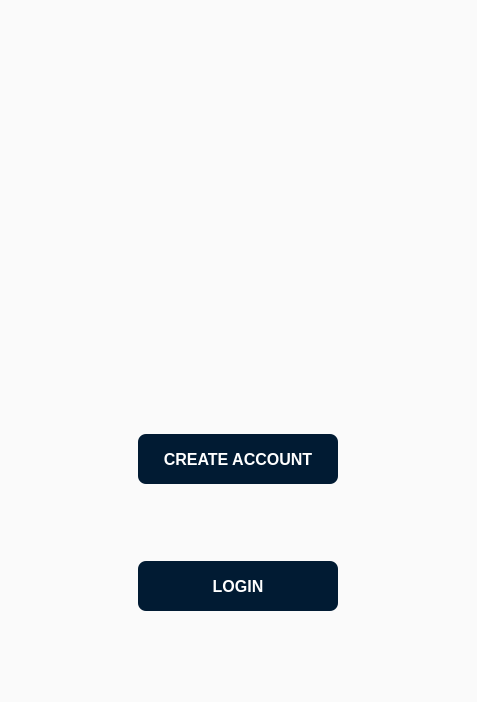
<?xml version="1.0" encoding="UTF-8"?>
<ui version="4.0">
 <class>Form</class>
 <widget class="QWidget" name="Form">
  <property name="geometry">
   <rect>
    <x>0</x>
    <y>0</y>
    <width>477</width>
    <height>702</height>
   </rect>
  </property>
  <property name="windowTitle">
   <string>Form</string>
  </property>
  <property name="styleSheet">
   <string notr="true">background-color: rgb(250, 250, 250);
border-radius:8px;
</string>
  </property>
  <layout class="QHBoxLayout" name="horizontalLayout">
   <property name="spacing">
    <number>0</number>
   </property>
   <property name="leftMargin">
    <number>0</number>
   </property>
   <property name="topMargin">
    <number>0</number>
   </property>
   <property name="rightMargin">
    <number>0</number>
   </property>
   <property name="bottomMargin">
    <number>0</number>
   </property>
   <item>
    <widget class="QStackedWidget" name="stackedWidget">
     <property name="currentIndex">
      <number>0</number>
     </property>
     <widget class="QWidget" name="welcome_page">
      <layout class="QVBoxLayout" name="verticalLayout">
       <item>
        <widget class="QWidget" name="widget" native="true">
         <layout class="QVBoxLayout" name="verticalLayout_2">
          <item>
           <widget class="QPushButton" name="pushButton">
            <property name="text">
             <string/>
            </property>
            <property name="icon">
             <iconset>
              <normaloff>../sources/logo.png</normaloff>../sources/logo.png</iconset>
            </property>
            <property name="iconSize">
             <size>
              <width>300</width>
              <height>300</height>
             </size>
            </property>
           </widget>
          </item>
         </layout>
        </widget>
       </item>
       <item alignment="Qt::AlignHCenter">
        <widget class="QWidget" name="widget_2" native="true">
         <layout class="QVBoxLayout" name="verticalLayout_3">
          <item>
           <widget class="QPushButton" name="open_new_accont_btn">
            <property name="minimumSize">
             <size>
              <width>200</width>
              <height>50</height>
             </size>
            </property>
            <property name="maximumSize">
             <size>
              <width>200</width>
              <height>16777215</height>
             </size>
            </property>
            <property name="styleSheet">
             <string notr="true">QPushButton {
    background-color: rgb(1, 27, 51);
    border-radius: 8px;
    color: rgb(255, 255, 255);
    font-size: 16px;      /* tamanho da fonte */
    font-weight: bold;    /* deixa a fonte mais grossa */
padding:0px;
}
QPushButton:hover {
    background-color: rgb(18, 115, 176);
}
</string>
            </property>
            <property name="text">
             <string>CREATE ACCOUNT</string>
            </property>
           </widget>
          </item>
          <item>
           <widget class="QPushButton" name="opne_login_btn">
            <property name="minimumSize">
             <size>
              <width>0</width>
              <height>50</height>
             </size>
            </property>
            <property name="maximumSize">
             <size>
              <width>200</width>
              <height>16777215</height>
             </size>
            </property>
            <property name="styleSheet">
             <string notr="true">QPushButton {
    background-color: rgb(1, 27, 51);
    border-radius: 8px;
    color: rgb(255, 255, 255);
    font-size: 16px;      /* tamanho da fonte */
    font-weight: bold;    /* deixa a fonte mais grossa */
padding:0px;
}
QPushButton:hover {
    background-color: rgb(18, 115, 176);
}
</string>
            </property>
            <property name="text">
             <string>LOGIN</string>
            </property>
           </widget>
          </item>
         </layout>
        </widget>
       </item>
      </layout>
     </widget>
     <widget class="QWidget" name="create_account">
      <layout class="QVBoxLayout" name="verticalLayout_4">
       <item alignment="Qt::AlignTop">
        <widget class="QWidget" name="widget_3" native="true">
         <layout class="QHBoxLayout" name="horizontalLayout_2">
          <item>
           <widget class="QLabel" name="label">
            <property name="text">
             <string>&lt;!DOCTYPE HTML PUBLIC &quot;-//W3C//DTD HTML 4.0//EN&quot; &quot;http://www.w3.org/TR/REC-html40/strict.dtd&quot;&gt;
&lt;html&gt;&lt;head&gt;&lt;meta name=&quot;qrichtext&quot; content=&quot;1&quot; /&gt;&lt;style type=&quot;text/css&quot;&gt;
p, li { white-space: pre-wrap; }
&lt;/style&gt;&lt;/head&gt;&lt;body style=&quot; font-family:'MS Shell Dlg 2'; font-size:8pt; font-weight:400; font-style:normal;&quot;&gt;
&lt;p align=&quot;center&quot; style=&quot; margin-top:12px; margin-bottom:12px; margin-left:0px; margin-right:0px; -qt-block-indent:0; text-indent:0px;&quot;&gt;&lt;span style=&quot; font-size:18pt; font-weight:600; color:#00165e;&quot;&gt;CREATE NEW ACCOUNT&lt;/span&gt;&lt;/p&gt;&lt;/body&gt;&lt;/html&gt;</string>
            </property>
           </widget>
          </item>
         </layout>
        </widget>
       </item>
       <item>
        <widget class="QWidget" name="widget_11" native="true">
         <property name="sizePolicy">
          <sizepolicy hsizetype="Preferred" vsizetype="MinimumExpanding">
           <horstretch>0</horstretch>
           <verstretch>0</verstretch>
          </sizepolicy>
         </property>
        </widget>
       </item>
       <item>
        <widget class="QWidget" name="widget_4" native="true">
         <property name="styleSheet">
          <string notr="true">background-color: rgb(225, 225, 226)</string>
         </property>
         <layout class="QVBoxLayout" name="verticalLayout_5">
          <item>
           <widget class="QWidget" name="widget_7" native="true">
            <property name="minimumSize">
             <size>
              <width>0</width>
              <height>41</height>
             </size>
            </property>
            <property name="styleSheet">
             <string notr="true">background-color: rgb(238, 238, 239);
border-radius:8px;
font-size:14px;
padding-left:8px;
color:rgb(31, 73, 125)</string>
            </property>
            <layout class="QHBoxLayout" name="horizontalLayout_5">
             <property name="leftMargin">
              <number>3</number>
             </property>
             <property name="topMargin">
              <number>3</number>
             </property>
             <property name="rightMargin">
              <number>3</number>
             </property>
             <property name="bottomMargin">
              <number>3</number>
             </property>
             <item>
              <widget class="QLabel" name="label_3">
               <property name="minimumSize">
                <size>
                 <width>121</width>
                 <height>0</height>
                </size>
               </property>
               <property name="text">
                <string>Name</string>
               </property>
              </widget>
             </item>
             <item>
              <widget class="QLineEdit" name="name">
               <property name="minimumSize">
                <size>
                 <width>220</width>
                 <height>35</height>
                </size>
               </property>
               <property name="styleSheet">
                <string notr="true">background-color: rgb(222, 222, 223);
border-radius:8px;
font-size:14px;
padding-left:8px;
color:rgb(31, 73, 125)</string>
               </property>
               <property name="placeholderText">
                <string/>
               </property>
              </widget>
             </item>
            </layout>
           </widget>
          </item>
          <item>
           <widget class="QWidget" name="widget_6" native="true">
            <property name="minimumSize">
             <size>
              <width>0</width>
              <height>41</height>
             </size>
            </property>
            <property name="styleSheet">
             <string notr="true">background-color: rgb(238, 238, 239);
border-radius:8px;
font-size:14px;
padding-left:8px;
color:rgb(31, 73, 125)</string>
            </property>
            <layout class="QHBoxLayout" name="horizontalLayout_4">
             <property name="leftMargin">
              <number>3</number>
             </property>
             <property name="topMargin">
              <number>3</number>
             </property>
             <property name="rightMargin">
              <number>3</number>
             </property>
             <property name="bottomMargin">
              <number>3</number>
             </property>
             <item>
              <widget class="QLabel" name="label_2">
               <property name="minimumSize">
                <size>
                 <width>121</width>
                 <height>0</height>
                </size>
               </property>
               <property name="text">
                <string>User</string>
               </property>
              </widget>
             </item>
             <item>
              <widget class="QLineEdit" name="user">
               <property name="minimumSize">
                <size>
                 <width>220</width>
                 <height>35</height>
                </size>
               </property>
               <property name="styleSheet">
                <string notr="true">background-color: rgb(222, 222, 223);
border-radius:8px;
font-size:14px;
padding-left:8px;
color:rgb(31, 73, 125)</string>
               </property>
               <property name="placeholderText">
                <string/>
               </property>
              </widget>
             </item>
            </layout>
           </widget>
          </item>
          <item>
           <widget class="QWidget" name="widget_10" native="true">
            <property name="minimumSize">
             <size>
              <width>0</width>
              <height>41</height>
             </size>
            </property>
            <property name="styleSheet">
             <string notr="true">background-color: rgb(238, 238, 239);
border-radius:8px;
font-size:14px;
padding-left:8px;
color:rgb(31, 73, 125)</string>
            </property>
            <layout class="QHBoxLayout" name="horizontalLayout_8">
             <property name="leftMargin">
              <number>3</number>
             </property>
             <property name="topMargin">
              <number>3</number>
             </property>
             <property name="rightMargin">
              <number>3</number>
             </property>
             <property name="bottomMargin">
              <number>3</number>
             </property>
             <item>
              <widget class="QLabel" name="label_6">
               <property name="minimumSize">
                <size>
                 <width>121</width>
                 <height>0</height>
                </size>
               </property>
               <property name="text">
                <string>Email</string>
               </property>
              </widget>
             </item>
             <item>
              <widget class="QLineEdit" name="email">
               <property name="minimumSize">
                <size>
                 <width>220</width>
                 <height>35</height>
                </size>
               </property>
               <property name="styleSheet">
                <string notr="true">background-color: rgb(222, 222, 223);
border-radius:8px;
font-size:14px;
padding-left:8px;
color:rgb(31, 73, 125)</string>
               </property>
               <property name="placeholderText">
                <string/>
               </property>
              </widget>
             </item>
            </layout>
           </widget>
          </item>
          <item>
           <widget class="QWidget" name="widget_9" native="true">
            <property name="minimumSize">
             <size>
              <width>0</width>
              <height>41</height>
             </size>
            </property>
            <property name="styleSheet">
             <string notr="true">background-color: rgb(238, 238, 239);
border-radius:8px;
font-size:14px;
padding-left:8px;
color:rgb(31, 73, 125)</string>
            </property>
            <layout class="QHBoxLayout" name="horizontalLayout_7">
             <property name="leftMargin">
              <number>3</number>
             </property>
             <property name="topMargin">
              <number>3</number>
             </property>
             <property name="rightMargin">
              <number>3</number>
             </property>
             <property name="bottomMargin">
              <number>3</number>
             </property>
             <item>
              <widget class="QLabel" name="label_5">
               <property name="minimumSize">
                <size>
                 <width>121</width>
                 <height>0</height>
                </size>
               </property>
               <property name="text">
                <string>Password</string>
               </property>
              </widget>
             </item>
             <item>
              <widget class="QLineEdit" name="password">
               <property name="minimumSize">
                <size>
                 <width>220</width>
                 <height>35</height>
                </size>
               </property>
               <property name="styleSheet">
                <string notr="true">background-color: rgb(222, 222, 223);
border-radius:8px;
font-size:14px;
padding-left:8px;
color:rgb(31, 73, 125)</string>
               </property>
               <property name="placeholderText">
                <string/>
               </property>
              </widget>
             </item>
            </layout>
           </widget>
          </item>
          <item>
           <widget class="QWidget" name="widget_8" native="true">
            <property name="minimumSize">
             <size>
              <width>0</width>
              <height>41</height>
             </size>
            </property>
            <property name="styleSheet">
             <string notr="true">background-color: rgb(238, 238, 239);
border-radius:8px;
font-size:14px;
padding-left:8px;
color:rgb(31, 73, 125)</string>
            </property>
            <layout class="QHBoxLayout" name="horizontalLayout_6">
             <property name="leftMargin">
              <number>3</number>
             </property>
             <property name="topMargin">
              <number>3</number>
             </property>
             <property name="rightMargin">
              <number>3</number>
             </property>
             <property name="bottomMargin">
              <number>3</number>
             </property>
             <item>
              <widget class="QLabel" name="label_4">
               <property name="minimumSize">
                <size>
                 <width>101</width>
                 <height>0</height>
                </size>
               </property>
               <property name="text">
                <string>Repeat Password</string>
               </property>
              </widget>
             </item>
             <item>
              <widget class="QLineEdit" name="password_2">
               <property name="minimumSize">
                <size>
                 <width>220</width>
                 <height>35</height>
                </size>
               </property>
               <property name="styleSheet">
                <string notr="true">background-color: rgb(222, 222, 223);
border-radius:8px;
font-size:14px;
padding-left:8px;
color:rgb(31, 73, 125)</string>
               </property>
               <property name="placeholderText">
                <string/>
               </property>
              </widget>
             </item>
            </layout>
           </widget>
          </item>
         </layout>
        </widget>
       </item>
       <item>
        <widget class="QWidget" name="widget_12" native="true">
         <property name="sizePolicy">
          <sizepolicy hsizetype="Preferred" vsizetype="MinimumExpanding">
           <horstretch>0</horstretch>
           <verstretch>0</verstretch>
          </sizepolicy>
         </property>
        </widget>
       </item>
       <item alignment="Qt::AlignHCenter">
        <widget class="QWidget" name="widget_5" native="true">
         <layout class="QVBoxLayout" name="verticalLayout_6">
          <item>
           <widget class="QPushButton" name="save">
            <property name="minimumSize">
             <size>
              <width>250</width>
              <height>40</height>
             </size>
            </property>
            <property name="maximumSize">
             <size>
              <width>250</width>
              <height>40</height>
             </size>
            </property>
            <property name="styleSheet">
             <string notr="true">QPushButton {
    background-color: rgb(31, 73, 125);
    border-radius: 8px;
    color: rgb(255, 255, 255);
    font-size: 16px;      /* tamanho da fonte */
    font-weight: bold;    /* deixa a fonte mais grossa */
}
QPushButton:hover {
    background-color: rgb(18, 115, 176);
}
</string>
            </property>
            <property name="text">
             <string>Salvar</string>
            </property>
           </widget>
          </item>
          <item>
           <widget class="QWidget" name="widget_13" native="true">
            <layout class="QHBoxLayout" name="horizontalLayout_3">
             <item>
              <widget class="QPushButton" name="back">
               <property name="minimumSize">
                <size>
                 <width>100</width>
                 <height>30</height>
                </size>
               </property>
               <property name="maximumSize">
                <size>
                 <width>130</width>
                 <height>16777215</height>
                </size>
               </property>
               <property name="styleSheet">
                <string notr="true">QPushButton {
    background-color: rgb(249, 68, 73);
    border-radius: 8px;
    color: rgb(255, 255, 255);
    font-size: 16px;      /* tamanho da fonte */
    font-weight: bold;    /* deixa a fonte mais grossa */
}
QPushButton:hover {
    background-color:rgb(175, 47, 51);
}
</string>
               </property>
               <property name="text">
                <string>Voltar</string>
               </property>
              </widget>
             </item>
            </layout>
           </widget>
          </item>
         </layout>
        </widget>
       </item>
      </layout>
     </widget>
     <widget class="QWidget" name="login_page">
      <layout class="QVBoxLayout" name="verticalLayout_9">
       <item>
        <widget class="QWidget" name="widget_21" native="true">
         <layout class="QHBoxLayout" name="horizontalLayout_14">
          <item>
           <widget class="QLabel" name="label_12">
            <property name="text">
             <string>&lt;!DOCTYPE HTML PUBLIC &quot;-//W3C//DTD HTML 4.0//EN&quot; &quot;http://www.w3.org/TR/REC-html40/strict.dtd&quot;&gt;
&lt;html&gt;&lt;head&gt;&lt;meta name=&quot;qrichtext&quot; content=&quot;1&quot; /&gt;&lt;style type=&quot;text/css&quot;&gt;
p, li { white-space: pre-wrap; }
&lt;/style&gt;&lt;/head&gt;&lt;body style=&quot; font-family:'MS Shell Dlg 2'; font-size:8pt; font-weight:400; font-style:normal;&quot;&gt;
&lt;p align=&quot;center&quot; style=&quot; margin-top:12px; margin-bottom:12px; margin-left:0px; margin-right:0px; -qt-block-indent:0; text-indent:0px;&quot;&gt;&lt;span style=&quot; font-size:18pt; font-weight:600; color:#00165e;&quot;&gt;LOGIN&lt;/span&gt;&lt;/p&gt;&lt;/body&gt;&lt;/html&gt;</string>
            </property>
           </widget>
          </item>
         </layout>
        </widget>
       </item>
       <item>
        <widget class="QWidget" name="widget_14" native="true">
         <property name="sizePolicy">
          <sizepolicy hsizetype="Preferred" vsizetype="MinimumExpanding">
           <horstretch>0</horstretch>
           <verstretch>0</verstretch>
          </sizepolicy>
         </property>
        </widget>
       </item>
       <item>
        <widget class="QWidget" name="widget_15" native="true">
         <property name="styleSheet">
          <string notr="true">background-color: rgb(225, 225, 226)</string>
         </property>
         <layout class="QVBoxLayout" name="verticalLayout_7">
          <item>
           <widget class="QWidget" name="widget_17" native="true">
            <property name="minimumSize">
             <size>
              <width>0</width>
              <height>41</height>
             </size>
            </property>
            <property name="styleSheet">
             <string notr="true">background-color: rgb(238, 238, 239);
border-radius:8px;
font-size:14px;
padding-left:8px;
color:rgb(31, 73, 125)</string>
            </property>
            <layout class="QHBoxLayout" name="horizontalLayout_10">
             <property name="leftMargin">
              <number>3</number>
             </property>
             <property name="topMargin">
              <number>3</number>
             </property>
             <property name="rightMargin">
              <number>3</number>
             </property>
             <property name="bottomMargin">
              <number>3</number>
             </property>
             <item>
              <widget class="QLabel" name="label_8">
               <property name="minimumSize">
                <size>
                 <width>121</width>
                 <height>0</height>
                </size>
               </property>
               <property name="text">
                <string>User</string>
               </property>
              </widget>
             </item>
             <item>
              <widget class="QLineEdit" name="user_2">
               <property name="minimumSize">
                <size>
                 <width>220</width>
                 <height>35</height>
                </size>
               </property>
               <property name="styleSheet">
                <string notr="true">background-color: rgb(222, 222, 223);
border-radius:8px;
font-size:14px;
padding-left:8px;
color:rgb(31, 73, 125)</string>
               </property>
               <property name="placeholderText">
                <string/>
               </property>
              </widget>
             </item>
            </layout>
           </widget>
          </item>
          <item>
           <widget class="QWidget" name="widget_19" native="true">
            <property name="minimumSize">
             <size>
              <width>0</width>
              <height>41</height>
             </size>
            </property>
            <property name="styleSheet">
             <string notr="true">background-color: rgb(238, 238, 239);
border-radius:8px;
font-size:14px;
padding-left:8px;
color:rgb(31, 73, 125)</string>
            </property>
            <layout class="QHBoxLayout" name="horizontalLayout_12">
             <property name="leftMargin">
              <number>3</number>
             </property>
             <property name="topMargin">
              <number>3</number>
             </property>
             <property name="rightMargin">
              <number>3</number>
             </property>
             <property name="bottomMargin">
              <number>3</number>
             </property>
             <item>
              <widget class="QLabel" name="label_10">
               <property name="minimumSize">
                <size>
                 <width>121</width>
                 <height>0</height>
                </size>
               </property>
               <property name="text">
                <string>Password</string>
               </property>
              </widget>
             </item>
             <item>
              <widget class="QLineEdit" name="password_3">
               <property name="minimumSize">
                <size>
                 <width>220</width>
                 <height>35</height>
                </size>
               </property>
               <property name="styleSheet">
                <string notr="true">background-color: rgb(222, 222, 223);
border-radius:8px;
font-size:14px;
padding-left:8px;
color:rgb(31, 73, 125)</string>
               </property>
               <property name="placeholderText">
                <string/>
               </property>
              </widget>
             </item>
            </layout>
           </widget>
          </item>
         </layout>
        </widget>
       </item>
       <item>
        <widget class="QWidget" name="widget_24" native="true">
         <property name="sizePolicy">
          <sizepolicy hsizetype="Preferred" vsizetype="MinimumExpanding">
           <horstretch>0</horstretch>
           <verstretch>0</verstretch>
          </sizepolicy>
         </property>
        </widget>
       </item>
       <item alignment="Qt::AlignHCenter">
        <widget class="QWidget" name="widget_22" native="true">
         <layout class="QVBoxLayout" name="verticalLayout_8">
          <item>
           <widget class="QPushButton" name="login">
            <property name="minimumSize">
             <size>
              <width>250</width>
              <height>40</height>
             </size>
            </property>
            <property name="maximumSize">
             <size>
              <width>250</width>
              <height>40</height>
             </size>
            </property>
            <property name="styleSheet">
             <string notr="true">QPushButton {
    background-color: rgb(31, 73, 125);
    border-radius: 8px;
    color: rgb(255, 255, 255);
    font-size: 16px;      /* tamanho da fonte */
    font-weight: bold;    /* deixa a fonte mais grossa */
}
QPushButton:hover {
    background-color: rgb(18, 115, 176);
}
</string>
            </property>
            <property name="text">
             <string>LOGIN</string>
            </property>
           </widget>
          </item>
          <item>
           <widget class="QWidget" name="widget_23" native="true">
            <layout class="QHBoxLayout" name="horizontalLayout_15">
             <item>
              <widget class="QPushButton" name="back_2">
               <property name="minimumSize">
                <size>
                 <width>100</width>
                 <height>30</height>
                </size>
               </property>
               <property name="maximumSize">
                <size>
                 <width>130</width>
                 <height>16777215</height>
                </size>
               </property>
               <property name="styleSheet">
                <string notr="true">QPushButton {
    background-color: rgb(249, 68, 73);
    border-radius: 8px;
    color: rgb(255, 255, 255);
    font-size: 16px;      /* tamanho da fonte */
    font-weight: bold;    /* deixa a fonte mais grossa */
}
QPushButton:hover {
    background-color:rgb(175, 47, 51);
}
</string>
               </property>
               <property name="text">
                <string>Voltar</string>
               </property>
              </widget>
             </item>
            </layout>
           </widget>
          </item>
         </layout>
        </widget>
       </item>
      </layout>
     </widget>
     <widget class="QWidget" name="home_page">
      <layout class="QVBoxLayout" name="verticalLayout_10">
       <property name="spacing">
        <number>0</number>
       </property>
       <property name="leftMargin">
        <number>0</number>
       </property>
       <property name="topMargin">
        <number>0</number>
       </property>
       <property name="rightMargin">
        <number>0</number>
       </property>
       <property name="bottomMargin">
        <number>0</number>
       </property>
       <item>
        <widget class="QWidget" name="widget_16" native="true">
         <property name="minimumSize">
          <size>
           <width>0</width>
           <height>50</height>
          </size>
         </property>
         <property name="maximumSize">
          <size>
           <width>16777215</width>
           <height>50</height>
          </size>
         </property>
         <layout class="QHBoxLayout" name="horizontalLayout_9">
          <property name="spacing">
           <number>3</number>
          </property>
          <property name="leftMargin">
           <number>3</number>
          </property>
          <property name="topMargin">
           <number>3</number>
          </property>
          <property name="rightMargin">
           <number>3</number>
          </property>
          <property name="bottomMargin">
           <number>3</number>
          </property>
          <item>
           <widget class="QPushButton" name="pushButton_2">
            <property name="minimumSize">
             <size>
              <width>35</width>
              <height>0</height>
             </size>
            </property>
            <property name="maximumSize">
             <size>
              <width>35</width>
              <height>16777215</height>
             </size>
            </property>
            <property name="text">
             <string/>
            </property>
            <property name="icon">
             <iconset>
              <normaloff>../sources/icon.png</normaloff>../sources/icon.png</iconset>
            </property>
            <property name="iconSize">
             <size>
              <width>35</width>
              <height>35</height>
             </size>
            </property>
           </widget>
          </item>
          <item>
           <widget class="QWidget" name="widget_25" native="true"/>
          </item>
          <item>
           <widget class="QLabel" name="label_11">
            <property name="minimumSize">
             <size>
              <width>0</width>
              <height>20</height>
             </size>
            </property>
            <property name="text">
             <string>&lt;html&gt;&lt;head/&gt;&lt;body&gt;&lt;p align=&quot;center&quot;&gt;&lt;span style=&quot; font-size:12pt; font-weight:600; color:#00165e;&quot;&gt;SECURE CHAT&lt;/span&gt;&lt;/p&gt;&lt;/body&gt;&lt;/html&gt;</string>
            </property>
           </widget>
          </item>
          <item>
           <widget class="QWidget" name="widget_26" native="true"/>
          </item>
         </layout>
        </widget>
       </item>
       <item>
        <widget class="QWidget" name="widget_18" native="true">
         <property name="styleSheet">
          <string notr="true">background-color: rgb(238, 238, 239);</string>
         </property>
         <layout class="QVBoxLayout" name="verticalLayout_11">
          <item>
           <widget class="QWidget" name="widget_20" native="true">
            <property name="minimumSize">
             <size>
              <width>0</width>
              <height>40</height>
             </size>
            </property>
            <layout class="QHBoxLayout" name="horizontalLayout_11">
             <item>
              <widget class="QLineEdit" name="search">
               <property name="minimumSize">
                <size>
                 <width>220</width>
                 <height>35</height>
                </size>
               </property>
               <property name="styleSheet">
                <string notr="true">background-color: rgb(222, 222, 223);
border-radius:8px;
font-size:14px;
padding-left:8px;
color:rgb(31, 73, 125)</string>
               </property>
               <property name="placeholderText">
                <string/>
               </property>
              </widget>
             </item>
             <item>
              <widget class="QPushButton" name="search_btn">
               <property name="minimumSize">
                <size>
                 <width>130</width>
                 <height>35</height>
                </size>
               </property>
               <property name="maximumSize">
                <size>
                 <width>130</width>
                 <height>16777215</height>
                </size>
               </property>
               <property name="styleSheet">
                <string notr="true">QPushButton {
    background-color: rgb(31, 73, 125);
    border-radius: 8px;
    color: rgb(255, 255, 255);
    font-size: 16px;      /* tamanho da fonte */
    font-weight: bold;    /* deixa a fonte mais grossa */
}
QPushButton:hover {
    background-color: rgb(18, 115, 176);
}
</string>
               </property>
               <property name="text">
                <string>BUSCAR</string>
               </property>
              </widget>
             </item>
            </layout>
           </widget>
          </item>
          <item>
           <widget class="QScrollArea" name="scrollArea">
            <property name="styleSheet">
             <string notr="true">
background-color: rgb(222, 222, 223);</string>
            </property>
            <property name="widgetResizable">
             <bool>true</bool>
            </property>
            <widget class="QWidget" name="scrollAreaWidgetContents">
             <property name="geometry">
              <rect>
               <x>0</x>
               <y>0</y>
               <width>459</width>
               <height>575</height>
              </rect>
             </property>
            </widget>
           </widget>
          </item>
         </layout>
        </widget>
       </item>
      </layout>
     </widget>
     <widget class="QWidget" name="chat_page">
      <layout class="QVBoxLayout" name="verticalLayout_12">
       <property name="spacing">
        <number>0</number>
       </property>
       <property name="leftMargin">
        <number>0</number>
       </property>
       <property name="topMargin">
        <number>0</number>
       </property>
       <property name="rightMargin">
        <number>0</number>
       </property>
       <property name="bottomMargin">
        <number>3</number>
       </property>
       <item>
        <widget class="QWidget" name="widget_27" native="true">
         <property name="maximumSize">
          <size>
           <width>16777215</width>
           <height>50</height>
          </size>
         </property>
         <layout class="QHBoxLayout" name="horizontalLayout_13">
          <property name="spacing">
           <number>3</number>
          </property>
          <property name="leftMargin">
           <number>9</number>
          </property>
          <property name="topMargin">
           <number>3</number>
          </property>
          <property name="bottomMargin">
           <number>3</number>
          </property>
          <item>
           <widget class="QPushButton" name="back_3">
            <property name="minimumSize">
             <size>
              <width>40</width>
              <height>40</height>
             </size>
            </property>
            <property name="maximumSize">
             <size>
              <width>30</width>
              <height>16777215</height>
             </size>
            </property>
            <property name="styleSheet">
             <string notr="true">QPushButton {
    background-color: rgb(31, 73, 125);
    border-radius: 8px;
    color: rgb(255, 255, 255);
    font-size: 16px;      /* tamanho da fonte */
    font-weight: bold;    /* deixa a fonte mais grossa */
}
QPushButton:hover {
    background-color: rgb(18, 115, 176);
}
</string>
            </property>
            <property name="text">
             <string/>
            </property>
            <property name="icon">
             <iconset>
              <normaloff>../sources/back-svgrepo-com.png</normaloff>../sources/back-svgrepo-com.png</iconset>
            </property>
            <property name="iconSize">
             <size>
              <width>30</width>
              <height>30</height>
             </size>
            </property>
           </widget>
          </item>
          <item>
           <widget class="QFrame" name="frame">
            <property name="frameShape">
             <enum>QFrame::StyledPanel</enum>
            </property>
            <property name="frameShadow">
             <enum>QFrame::Raised</enum>
            </property>
           </widget>
          </item>
          <item>
           <widget class="QLabel" name="label_13">
            <property name="minimumSize">
             <size>
              <width>0</width>
              <height>20</height>
             </size>
            </property>
            <property name="text">
             <string>&lt;html&gt;&lt;head/&gt;&lt;body&gt;&lt;p&gt;&lt;span style=&quot; font-size:12pt; font-weight:600; color:#00165e;&quot;&gt;#USER_NAME&lt;/span&gt;&lt;/p&gt;&lt;/body&gt;&lt;/html&gt;</string>
            </property>
           </widget>
          </item>
          <item>
           <widget class="QPushButton" name="pushButton_3">
            <property name="text">
             <string/>
            </property>
            <property name="icon">
             <iconset>
              <normaloff>../sources/profile-circle-svgrepo-com.png</normaloff>../sources/profile-circle-svgrepo-com.png</iconset>
            </property>
            <property name="iconSize">
             <size>
              <width>45</width>
              <height>45</height>
             </size>
            </property>
           </widget>
          </item>
         </layout>
        </widget>
       </item>
       <item>
        <widget class="QWidget" name="widget_28" native="true">
         <layout class="QVBoxLayout" name="verticalLayout_13">
          <item>
           <widget class="QWidget" name="widget_30" native="true">
            <property name="styleSheet">
             <string notr="true">    background-color: rgb(222, 222, 223);</string>
            </property>
            <layout class="QVBoxLayout" name="verticalLayout_14">
             <item>
              <widget class="QScrollArea" name="scrollArea_2">
               <property name="styleSheet">
                <string notr="true">

    QScrollBar:vertical {
        background: #f0f0f0;
        width: 12px;
        margin: 5px 0 5px 0;
        border: none;
        border-radius: 6px;
    }

    QScrollBar::handle:vertical {
        background: #c4c4c4;
        min-height: 30px;
        border-radius: 6px;
    }

    QScrollBar::handle:vertical:hover {
        background: #a0a0a0;
    }

    QScrollBar::add-line:vertical,
    QScrollBar::sub-line:vertical {
        height: 0px;
        subcontrol-origin: margin;
    }

    QScrollBar::add-page:vertical,
    QScrollBar::sub-page:vertical {
        background: none;
    }</string>
               </property>
               <property name="widgetResizable">
                <bool>true</bool>
               </property>
               <widget class="QWidget" name="scrollAreaWidgetContents_2">
                <property name="geometry">
                 <rect>
                  <x>0</x>
                  <y>0</y>
                  <width>441</width>
                  <height>572</height>
                 </rect>
                </property>
               </widget>
              </widget>
             </item>
            </layout>
           </widget>
          </item>
         </layout>
        </widget>
       </item>
       <item>
        <widget class="QWidget" name="widget_29" native="true">
         <property name="maximumSize">
          <size>
           <width>16777215</width>
           <height>50</height>
          </size>
         </property>
         <layout class="QHBoxLayout" name="horizontalLayout_16">
          <property name="spacing">
           <number>3</number>
          </property>
          <property name="topMargin">
           <number>3</number>
          </property>
          <property name="rightMargin">
           <number>6</number>
          </property>
          <property name="bottomMargin">
           <number>3</number>
          </property>
          <item>
           <widget class="QLineEdit" name="message_input">
            <property name="minimumSize">
             <size>
              <width>220</width>
              <height>35</height>
             </size>
            </property>
            <property name="styleSheet">
             <string notr="true">background-color: rgb(222, 222, 223);
border-radius:8px;
font-size:14px;
padding-left:8px;
color:rgb(31, 73, 125)</string>
            </property>
            <property name="placeholderText">
             <string/>
            </property>
           </widget>
          </item>
          <item>
           <widget class="QPushButton" name="send">
            <property name="minimumSize">
             <size>
              <width>60</width>
              <height>35</height>
             </size>
            </property>
            <property name="maximumSize">
             <size>
              <width>60</width>
              <height>16777215</height>
             </size>
            </property>
            <property name="styleSheet">
             <string notr="true">QPushButton {
    background-color: rgb(31, 73, 125);
    border-radius: 8px;
    color: rgb(255, 255, 255);
    font-size: 16px;      /* tamanho da fonte */
    font-weight: bold;    /* deixa a fonte mais grossa */
}
QPushButton:hover {
    background-color: rgb(18, 115, 176);
}
</string>
            </property>
            <property name="text">
             <string/>
            </property>
            <property name="icon">
             <iconset>
              <normaloff>../sources/send-svgrepo-com.png</normaloff>../sources/send-svgrepo-com.png</iconset>
            </property>
            <property name="iconSize">
             <size>
              <width>30</width>
              <height>30</height>
             </size>
            </property>
           </widget>
          </item>
         </layout>
        </widget>
       </item>
      </layout>
     </widget>
    </widget>
   </item>
  </layout>
 </widget>
 <resources/>
 <connections/>
</ui>
